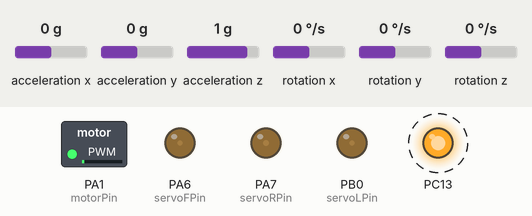
Simulated run of this sketch. Board: STM32 Blue Pill. On the bench: switched loads named in the sketch (green lamp = pin HIGH), output pins drawn as LEDs (lit = HIGH). Wiring (inferred from the names in the program): MPU-6050 motion sensor at I2C address 0x68. Dashed ring = blinking. The inputs (shaded band) are chosen by the test bench; at power-on: acceleration x 0 g, acceleration y 0 g, acceleration z 1 g, rotation x 0 °/s, rotation y 0 °/s, rotation z 0 °/s.

Above: at 1.7 s.
1.8 s: acceleration x set to -1.4 g
At 3.6 s:
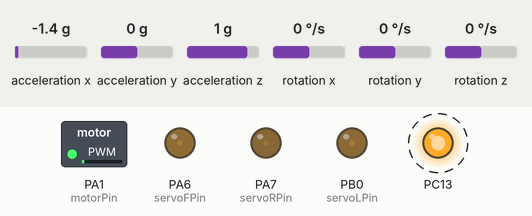
4.8 s: acceleration y set to -1.4 g
At 5.3 s:
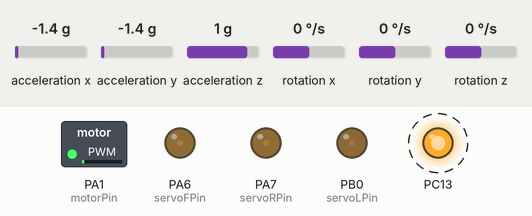
7.8 s: acceleration z set to -1.4 g
At 9.7 s:
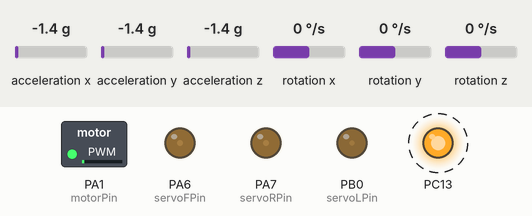
Timing chart, 0 to 16.8 s (numbered marks = the images above; inputs shaded):
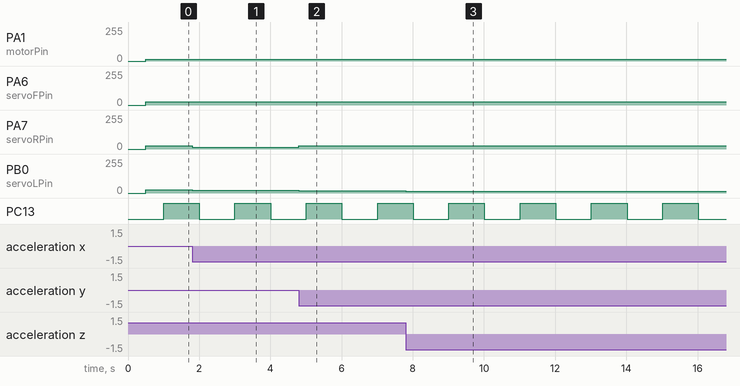

The sketch:

IrengUAV_V1.0.1.ino
```cpp
#include "CRSFhandler.h"
#include "Attitude_Indicator.h"
#include "actuators.h"
#include "controlSystems.h"
HardwareSerial telemSerial(PA10, PA9);

//variable declaration
bool blinkNow = true;

void setup() {
  pinMode(PC13, OUTPUT);
  telemSerial.begin(115200);
  delay(500);
  telemSerial.println("Initializing IMU...");
  IMU_init();
  telemSerial.println("IMU Ready");
  telemSerial.println("Starting CRSF...");
  crsf_setup();
  telemSerial.println("CRSF Ready");
  actuators_setup();
  //controlSystems_setup();
  telemSerial.println("Actuator Ready");
}

void loop(){
  controlSystems_update();

  //print AETR & Attitude
  static unsigned long lastPrint = 0;
  if (millis() - lastPrint > 500) {
    lastPrint = millis();
    telemSerial.print("Failsafe: ");
    telemSerial.print(crsfFailsafe ? "YES" : "NO");
    telemSerial.print(" | CH: ");
    for (int i = 0; i < 4; ++i) // print 4 channels only for example
    {
      telemSerial.print(rcChannelValues[i]);
      telemSerial.print(" ");
    }
    telemSerial.println();

    telemSerial.print("Roll: ");
    telemSerial.print(Attitude[0]);
    telemSerial.print(", Pitch: ");
    telemSerial.print(Attitude[1]);
    telemSerial.print(" , Yaw: ");
    telemSerial.print(Attitude[2]);
    telemSerial.println();

    telemSerial.print("desval: ");
    telemSerial.print(desVal[0]);
    telemSerial.print(", ");
    telemSerial.print(desVal[1]);
    telemSerial.print(", ");
    telemSerial.print(desVal[2]);
    telemSerial.println();


    telemSerial.print("actval: ");
    telemSerial.print(actVal[0]);
    telemSerial.print(", ");
    telemSerial.print(actVal[1]);
    telemSerial.print(", ");
    telemSerial.print(actVal[2]);
    telemSerial.println();

    telemSerial.println(armChannel);
    telemSerial.println(to_actuator[0]);


  }

  //Blink
  static unsigned long lastBlinkTime = 0;
  if (millis() - lastBlinkTime > 1000) {
    if (blinkNow) {
      digitalWrite(PC13, HIGH);
      blinkNow = false;
    }
    else {
      digitalWrite(PC13, LOW);
      blinkNow = true;
    }
    lastBlinkTime = millis();
  }
}
```

Attitude_Indicator.cpp
```cpp
#include <Wire.h>
#include <math.h>

#define MPU_ADDR 0x68

int16_t accX, accY, accZ;
int16_t gyroX, gyroY, gyroZ;
float angleX, angleY, angleZ;
int Attitude[3] = {0};

unsigned long lastUpdateTime = 0;
float dt = 0;

void IMU_init() {
  Wire.begin();
  Wire.beginTransmission(MPU_ADDR);
  Wire.write(0x6B);  // PWR_MGMT_1
  Wire.write(0);     // Wake up MPU6050
  Wire.endTransmission(true);

  lastUpdateTime = millis();
}

void IMU_update() {
  Wire.beginTransmission(MPU_ADDR);
  Wire.write(0x3B); // starting register for accelerometer
  Wire.endTransmission(false);
  Wire.requestFrom(MPU_ADDR, 14, true); // Accel + Temp + Gyro

  accX = (Wire.read() << 8) | Wire.read();
  accY = (Wire.read() << 8) | Wire.read();
  accZ = (Wire.read() << 8) | Wire.read();
  Wire.read(); Wire.read(); // Skip temperature
  gyroX = (Wire.read() << 8) | Wire.read();
  gyroY = (Wire.read() << 8) | Wire.read();
  gyroZ = (Wire.read() << 8) | Wire.read();

  // Timing
  unsigned long currentTime = millis();
  dt = (currentTime - lastUpdateTime) / 1000.0;
  lastUpdateTime = currentTime;

  // Accelerometer angles
  angleX = atan2(accY, accZ) * 180 / PI;
  angleY = atan2(-accX, sqrt(accY * accY + accZ * accZ)) * 180 / PI;

  // Integrate gyroZ for yaw (angleZ)
  angleZ += (gyroZ / 131.0) * dt; // 131 = LSB sensitivity for 250dps

  // Clamp angles to [-180, 180]
  if (angleZ > 180) angleZ -= 360;
  else if (angleZ < -180) angleZ += 360;

  Attitude[0] = (int)angleX; // Pitch
  Attitude[1] = (int)angleY; // Roll
  Attitude[2] = (int)angleZ; // Yaw
}
```

Attitude_Indicator.h
```cpp
#ifndef ATTITUDE_INDICATOR_H
#define ATTITUDE_INDICATOR_H

#include <Arduino.h>

extern int Attitude[3];

void IMU_init();
void IMU_update();

#endif
```

CRSFHandler.cpp
```cpp
#include "CRSFHandler.h"

HardwareSerial crsfSerial(PB11, PB10);

int rcChannelValues[crsfProtocol::RC_CHANNEL_COUNT] = {0};
bool crsfFailsafe = true;

#define CRSF_ADDRESS_FLIGHT_CONTROLLER 0xC8
#define CRSF_FRAME_RC_CHANNELS_PACKED  0x16
#define CRSF_FRAME_LENGTH              24 // 1 (addr) + 1 (len) + 1 (type) + 22 (payload)

static uint8_t buffer[CRSF_FRAME_LENGTH];
static uint8_t bufferIndex = 0;

void crsf_setup() {
    crsfSerial.begin(420000, SERIAL_8N1);
}

void crsf_update() {
    while (crsfSerial.available()) {
        uint8_t byteIn = crsfSerial.read();

        buffer[bufferIndex++] = byteIn;

        // Check if we have enough to consider a valid frame
        if (bufferIndex >= CRSF_FRAME_LENGTH) {
            // Check address and type
            if (buffer[0] == CRSF_ADDRESS_FLIGHT_CONTROLLER &&
                buffer[2] == CRSF_FRAME_RC_CHANNELS_PACKED) {

                // Parse 16 channels packed as 11-bit
                uint8_t *payload = &buffer[3]; // skip addr, len, type

                uint32_t bitBuffer = 0;
                uint8_t bitsInBuffer = 0;
                uint8_t channel = 0;

                for (uint8_t i = 0; i < 22; ++i) {
                    bitBuffer |= ((uint32_t)payload[i]) << bitsInBuffer;
                    bitsInBuffer += 8;

                    while (bitsInBuffer >= 11 && channel < 16) {
                        rcChannelValues[channel++] = bitBuffer & 0x7FF;
                        bitBuffer >>= 11;
                        bitsInBuffer -= 11;
                    }
                }

                crsfFailsafe = false; // Valid packet received
            }


            bufferIndex = 0; // reset for next frame
        }
    }
}
```

CRSFHandler.h
```cpp
#ifndef CRSF_HANDLER_H
#define CRSF_HANDLER_H

#include <Arduino.h>

namespace crsfProtocol {
    const uint8_t RC_CHANNEL_COUNT = 16;
}

extern int rcChannelValues[crsfProtocol::RC_CHANNEL_COUNT];
extern bool crsfFailsafe;

void crsf_setup();
void crsf_update();

#endif
```

actuators.cpp
```cpp
#include "actuators.h"
#include "controlSystems.h"

void writeServoMicros(uint8_t pin, uint16_t us) {
  // On STM32 Arduino core, analogWrite works in range 0–255 by default (8-bit)
  // But we want to map microseconds (e.g. 1000–2000us) into that
  // Assuming 50Hz (20ms period), 1000us = 5% duty cycle, 2000us = 10% duty

  // STM32 analogWrite() resolution is set using analogWriteResolution()
  // Let’s use full 16-bit resolution
  analogWriteResolution(16);  // 0 - 65535

  const uint32_t pwmFreq = 50;           // 50 Hz for servos and ESC
  const uint32_t timerPeriod = 1000000 / pwmFreq; // Period in microseconds (20ms)

  // Convert desired pulse width to duty
  uint32_t duty = (us * 65535UL) / timerPeriod;
  analogWrite(pin, duty);
}

void actuators_setup() {
  pinMode(motorPin, OUTPUT);
  pinMode(servoFPin, OUTPUT);
  pinMode(servoRPin, OUTPUT);
  pinMode(servoLPin, OUTPUT);

  analogWriteFrequency(50);
}


void actuators_write() {
  // Write directly as microsecond PWM signals
  writeServoMicros(motorPin, to_actuator[0]);
  writeServoMicros(servoFPin, to_actuator[1]);
  writeServoMicros(servoLPin, to_actuator[2]);
  writeServoMicros(servoRPin, to_actuator[3]);
}
```

actuators.h
```cpp
#ifndef ACTUATORS_H
#define ACTUATORS_H

#include <Arduino.h>
#include <controlSystems.h>

// Pin definitions
#define motorPin PA1
#define servoFPin PA6
#define servoRPin PA7
#define servoLPin PB0

extern void actuators_setup();
extern void actuators_write();

#endif
```

controlSystems.cpp
```cpp
#include "controlSystems.h"
#include "CRSFHandler.h"
#include "Attitude_Indicator.h"
#include "actuators.h"

//PID values
//pitch
#define PITCH_P 1
#define PITCH_I 1
#define PITCH_D 0
//roll
#define ROLL_P 0.5
#define ROLL_I 0.5
#define ROLL_D 0
//yaw
#define YAW_P 0.5
#define YAW_I 0.5
#define YAW_D 0

//desire Values
int16_t desVal[3]    = {0};
//actual vlues
int16_t actVal[3] = {0};
//arm channel
uint16_t armChannel = 0;
// write pulse width in microseconds
uint16_t to_actuator[6] = {0};

int16_t mapCRSFtoDEG(uint16_t crsf_val) {
  return map(constrain(crsf_val, 172, 1811), 172, 1811, -180, 180);
}

uint16_t mapControlValuetoPWM(int16_t att) {
  return map(att, -180, 180, 1000, 2000);
}

void controlSystems_update() {
  crsf_update(); // Update CRSF
  IMU_update();  // Update IMU

  // Map CRSF channels to 1000–2000 µs
  uint16_t throttle = mapControlValuetoPWM(mapCRSFtoDEG(rcChannelValues[2])) ;
  desVal[0] = mapCRSFtoDEG(rcChannelValues[0]);
  desVal[1] = mapCRSFtoDEG(rcChannelValues[1]);
  desVal[2] = mapCRSFtoDEG(rcChannelValues[3]);

  // Map attitude to 1000-2000 µs
  int16_t errVal[3] = {0};
  for (uint8_t i=0;i<3;i++) {
    actVal[i] = Attitude[i]; //mapATTtoPWM(Attitude[i]);
    errVal[i] = mapControlValuetoPWM(desVal[i]+actVal[i]) - 1500;
  }

  //stack to PID output value
  int16_t outroll = ROLL_P*errVal[0]+ROLL_I*errVal[0]+ROLL_D*errVal[0];
  int16_t outpitch = PITCH_P*errVal[1]+PITCH_I*errVal[1]+PITCH_D*errVal[1];
  int16_t outyaw = desVal[2];//YAW_P*errVal[2]+YAW_I*errVal[2]+YAW_D*errVal[2];

  //Armed state
  armChannel = mapControlValuetoPWM(mapCRSFtoDEG(rcChannelValues[4]));

  if (armChannel > 1500) {
    // Mix for actuators (you can tune the math later)
    to_actuator[0] = 300 + throttle;                      // Motor
    to_actuator[1] = 1500 - outroll + outyaw;            // Front servo
    to_actuator[2] = 1500 + outroll - outpitch + outyaw;     // Left servo
    to_actuator[3] = 1500 + outroll + outpitch + outyaw;     // Right servo
  }
  else {
    to_actuator[0] = 0;                      // Motor
    to_actuator[1] = 1500 - outroll + outyaw;            // Front servo
    to_actuator[2] = 1500 + outroll - outpitch + outyaw;     // Left servo
    to_actuator[3] = 1500 + outroll + outpitch + outyaw;     // Right servo
  }

  // Optional:
  to_actuator[4] = mapCRSFtoDEG(rcChannelValues[5]); // CamAngle
  to_actuator[5] = mapCRSFtoDEG(rcChannelValues[6]); // Laser

  // Constrain outputs to valid PWM range
  for (int j = 0; j < 6; j++) {
    to_actuator[j] = constrain(to_actuator[j], 1000, 2000);
  }


  actuators_write();
}
```

controlSystems.h
```cpp
#ifndef CONTROL_SYSTEMS_H
#define CONTROL_SYSTEMS_H

#include <Arduino.h>
#include <CRSFHandler.h>
#include <Attitude_Indicator.h>
#include <actuators.h>

// Define actuator pins
#define motorPin     PA1
#define servoFPin    PA6
#define servoRPin    PA7
#define servoLPin    PB0

extern uint16_t to_actuator[6];

extern int16_t desVal[3];
extern int16_t actVal[3];

extern uint16_t armChannel;

void controlSystems_setup();
void controlSystems_update();
extern void writeServoMicros(uint8_t pin, uint16_t us);


#endif
```

Measured:
- after the input at 1.8 s, PA7 (servoRPin): 25/255 → 12/255 at once; PB0 (servoLPin): 23/255 → 19/255 at once
- after the input at 4.8 s, PA6 (servoFPin): 23/255 → 25/255 at once; PA7 (servoRPin): 12/255 → 25/255 at once; PB0 (servoLPin): 19/255 → 18/255 at once
- after the input at 7.8 s, PB0 (servoLPin): 18/255 → 15/255 at once
- by itself, PC13: alternates HIGH for 1.0 s and LOW for 1.0 s
